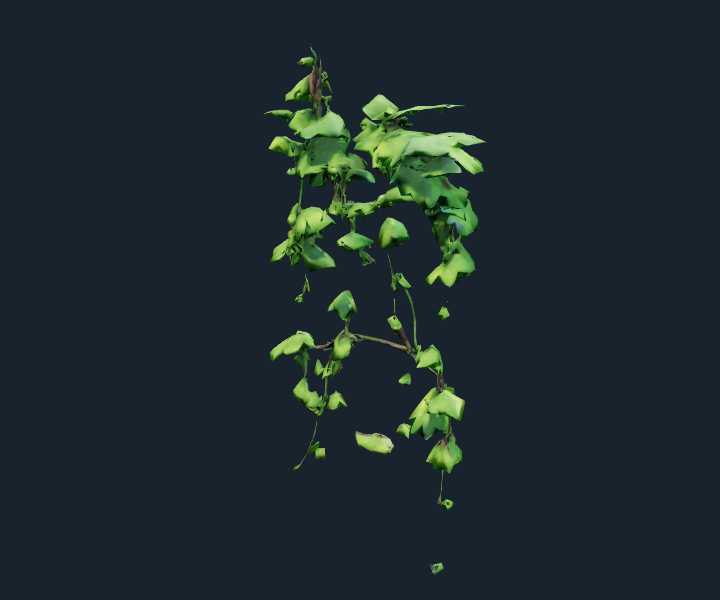
#> input picture tmp/delivery-model-0.png, 720 x 600 px, found by its file name; its folder holds 4 pictures in this run
$ python delivery-contact.py
#> lines starting #> are read from the running program, lines starting #| are printed output that depends on the picture
from PIL import Image,ImageDraw
c=Image.new('RGB',(1440,660),'#0a1720');d=ImageDraw.Draw(c)
#> after `c = Image.new('RGB', (1440, 660), '#0a1720')`:
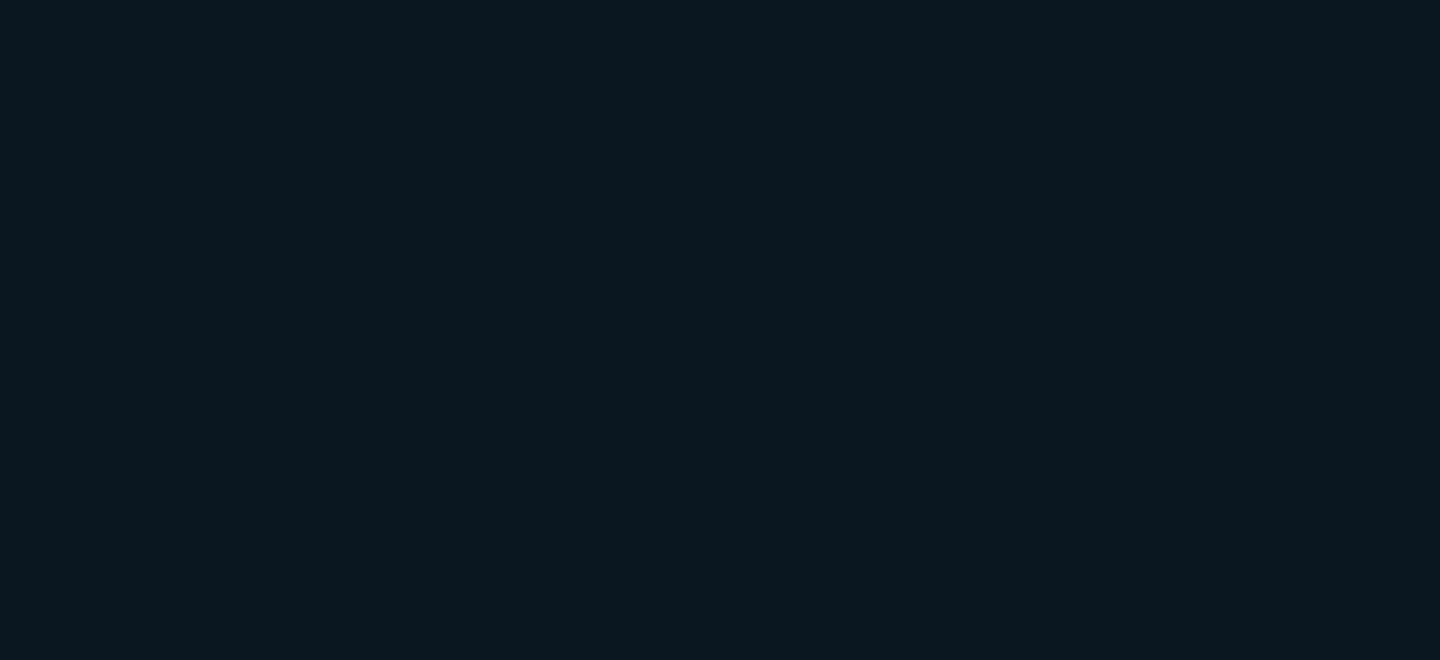
#> c: PIL image 1440x660 RGB; mean R, G, B 10, 23, 32
for i in range(8):
 im=Image.open(f'tmp/delivery-model-{i}.png');im.thumbnail((360,300));x=i%4*360;y=i//4*330;c.paste(im,(x,y+25));d.text((x+10,y+5),str(i),fill='white')
#> further down, im is the input picture: PIL image 720x600 RGB; mean R, G, B 29.1, 42.4, 46.6
#> pass 2 of the loop `for i in range(8):`:
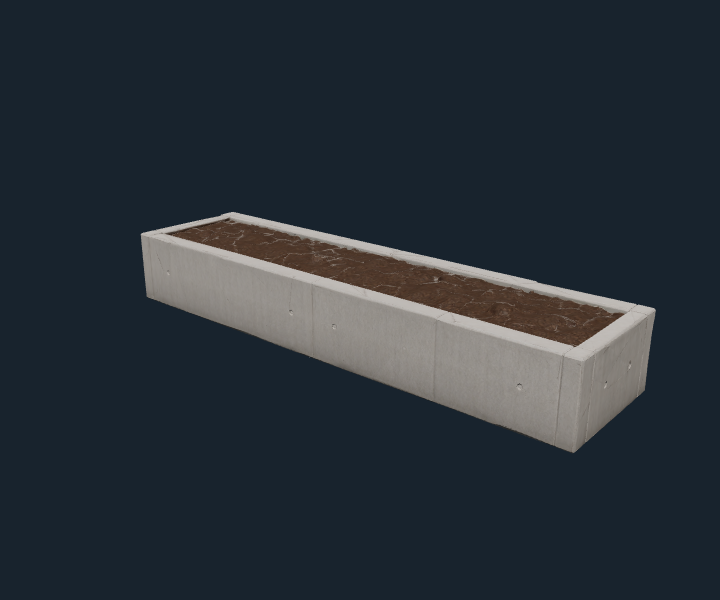
#> input picture tmp/delivery-model-1.png, 720 x 600 px, found by its file name
#> im is the input picture: PIL image 720x600 RGB; mean R, G, B 40.5, 48.5, 56
#> im: PIL image 360x300 RGB
#> `c.paste(im, (x, y + 25))`:
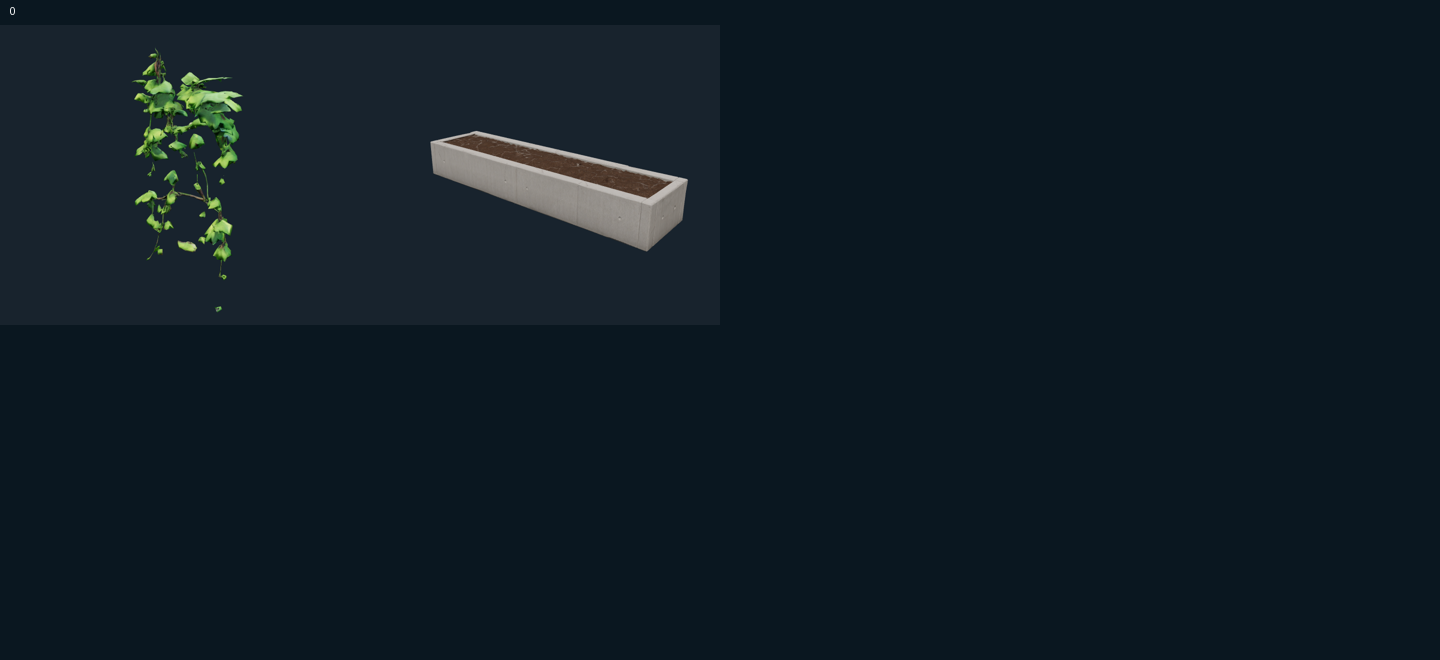
#> c: PIL image 1440x660 RGB; mean R, G, B 15.6, 28.1, 36.4
#> pass 3 of the loop `for i in range(8):`:
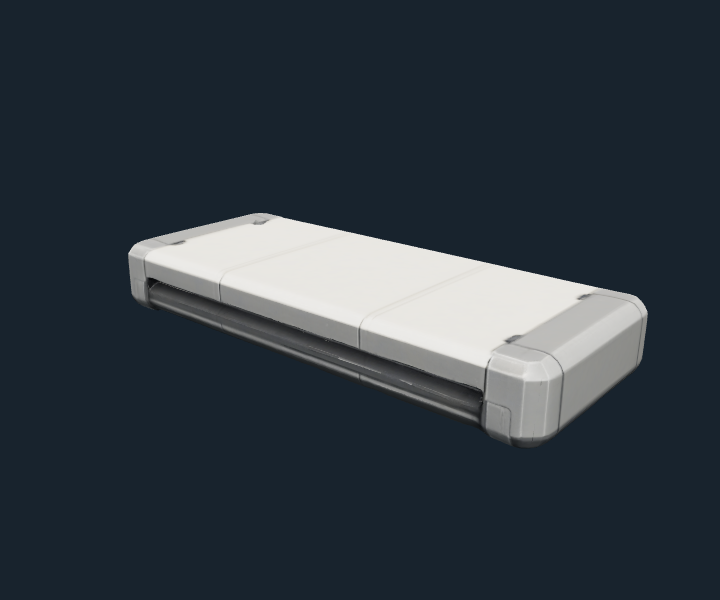
#> input picture tmp/delivery-model-2.png, 720 x 600 px, found by its file name
#> im is the input picture: PIL image 720x600 RGB; mean R, G, B 48.2, 57.4, 65.4
#> im: PIL image 360x300 RGB
#> `c.paste(im, (x, y + 25))`:
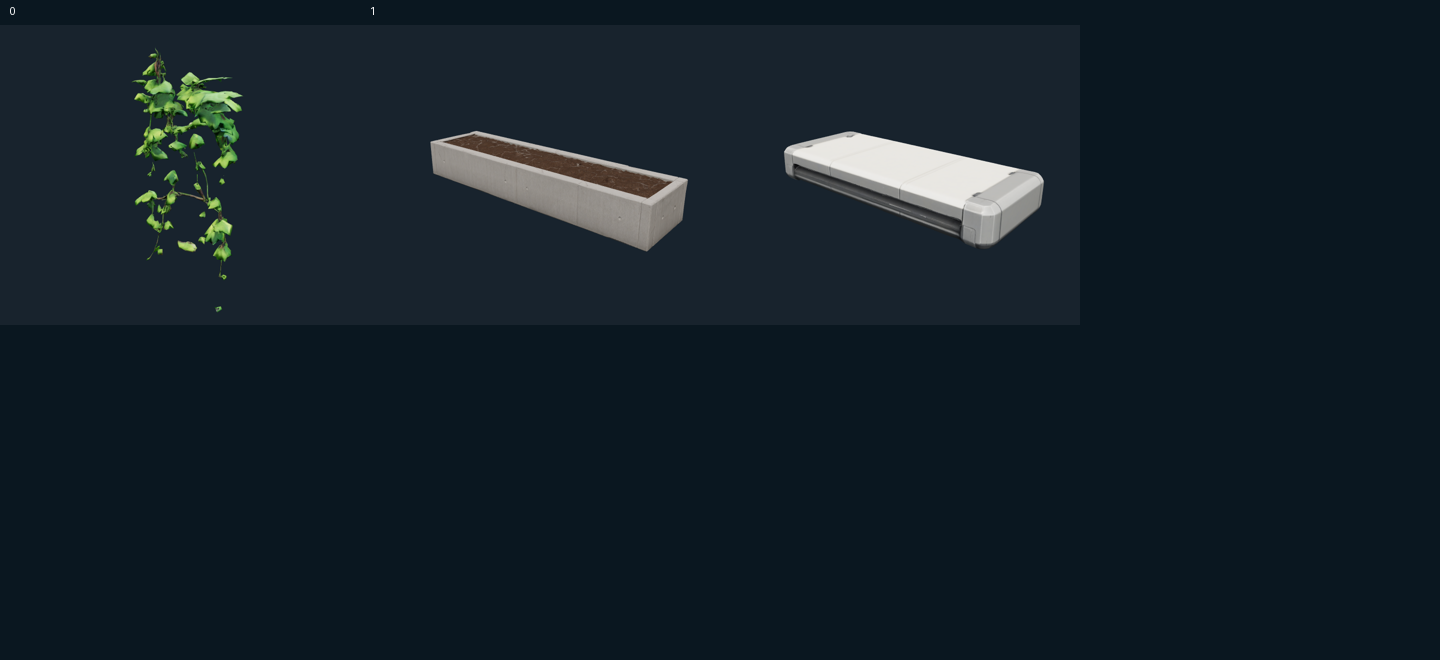
#> c: PIL image 1440x660 RGB; mean R, G, B 20, 32, 40.2
#> (the run stopped early here; a loop or call above may not have finished)
